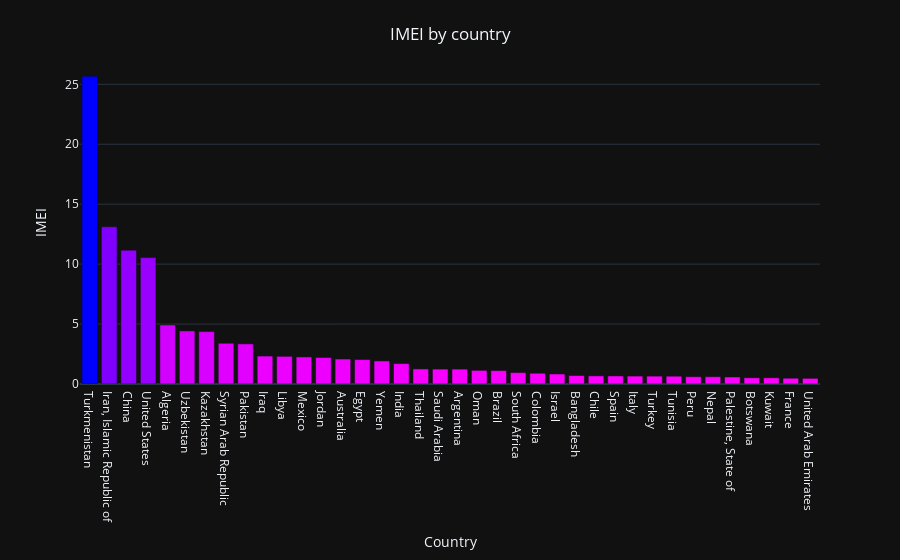

The cell this chart's notebook holds for it:
### Code cell
import plotly.express as px
import pandas as pd


# Example data
data = {
    'Category': [pycountry.countries.get(alpha_2=r[0]).name for r in result],
    'Values': [r[1] for r in result]
}
df = pd.DataFrame(data)

# Create a column plot
fig = px.bar(df, 
             x='Category', 
             y='Values',
             
             color='Values',
             color_continuous_scale=['magenta', 'blue']
            )

# Customize aspect
fig.update_layout(
    coloraxis_showscale=False,  # Hide color scale
    
    template='plotly_dark',
    xaxis_title="Country",
    yaxis_title="IMEI",
    title={
        'text': "IMEI by country",
        'y':0.95,
        'x':0.5,
        'xanchor': 'center',
        'yanchor': 'top'
    },
)

fig.show()

### Figure 1 — Plotly figure (JSON) as saved in the notebook; plotly's stock layout.template omitted (floating-point values rounded to 4 significant figures)
{"data": [{"alignmentgroup": "True", "hovertemplate": "Category=%{x}<br>Values=%{marker.color}<extra></extra>", "legendgroup": "", "marker": {"color": [25.68, 13.12, 11.17, 10.54, 4.926, 4.427, 4.371, 3.398, 3.348, 2.331, 2.307, 2.257, 2.21, 2.082, 2.039, 1.924, 1.703, 1.255, 1.244, 1.243, 1.136, 1.115, 0.9501, 0.8975, 0.8337, 0.7041, 0.6775, 0.6723, 0.6608, 0.6563, 0.6502, 0.6081, 0.6052, 0.5862, 0.52, 0.5164, 0.4795, 0.4701], "coloraxis": "coloraxis", "pattern": {"shape": ""}}, "name": "", "offsetgroup": "", "orientation": "v", "showlegend": false, "textposition": "auto", "type": "bar", "x": ["Turkmenistan", "Iran, Islamic Republic of", "China", "United States", "Algeria", "Uzbekistan", "Kazakhstan", "Syrian Arab Republic", "Pakistan", "Iraq", "Libya", "Mexico", "Jordan", "Australia", "Egypt", "Yemen", "India", "Thailand", "Saudi Arabia", "Argentina", "Oman", "Brazil", "South Africa", "Colombia", "Israel", "Bangladesh", "Chile", "Spain", "Italy", "Turkey", "Tunisia", "Peru", "Nepal", "Palestine, State of", "Botswana", "Kuwait", "France", "United Arab Emirates"], "xaxis": "x", "y": [25.68, 13.12, 11.17, 10.54, 4.926, 4.427, 4.371, 3.398, 3.348, 2.331, 2.307, 2.257, 2.21, 2.082, 2.039, 1.924, 1.703, 1.255, 1.244, 1.243, 1.136, 1.115, 0.9501, 0.8975, 0.8337, 0.7041, 0.6775, 0.6723, 0.6608, 0.6563, 0.6502, 0.6081, 0.6052, 0.5862, 0.52, 0.5164, 0.4795, 0.4701], "yaxis": "y"}], "layout": {"barmode": "relative", "coloraxis": {"colorbar": {"title": {"text": "Values"}}, "colorscale": [[0, "magenta"], [1, "blue"]], "showscale": false}, "legend": {"tracegroupgap": 0}, "margin": {"t": 60}, "title": {"text": "IMEI by country", "x": 0.5, "xanchor": "center", "y": 0.95, "yanchor": "top"}, "xaxis": {"anchor": "y", "domain": [0, 1], "title": {"text": "Country"}}, "yaxis": {"anchor": "x", "domain": [0, 1], "title": {"text": "IMEI"}}}}
